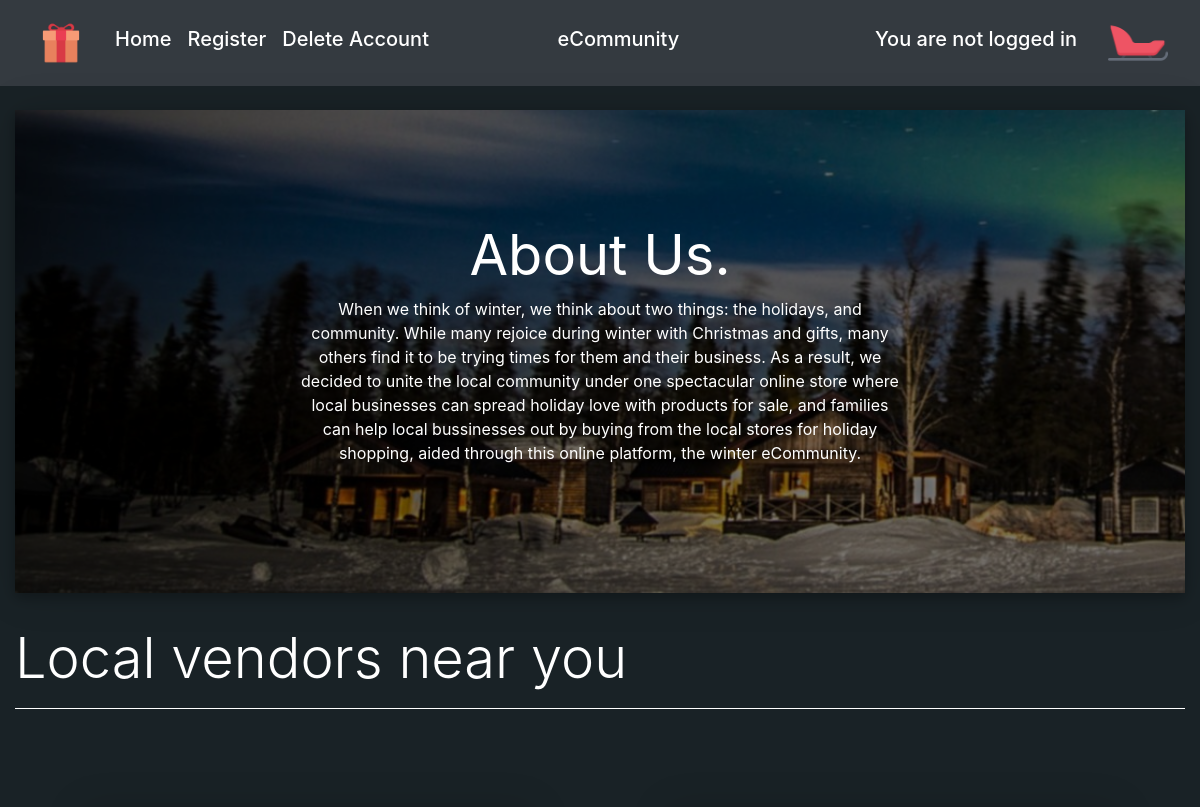
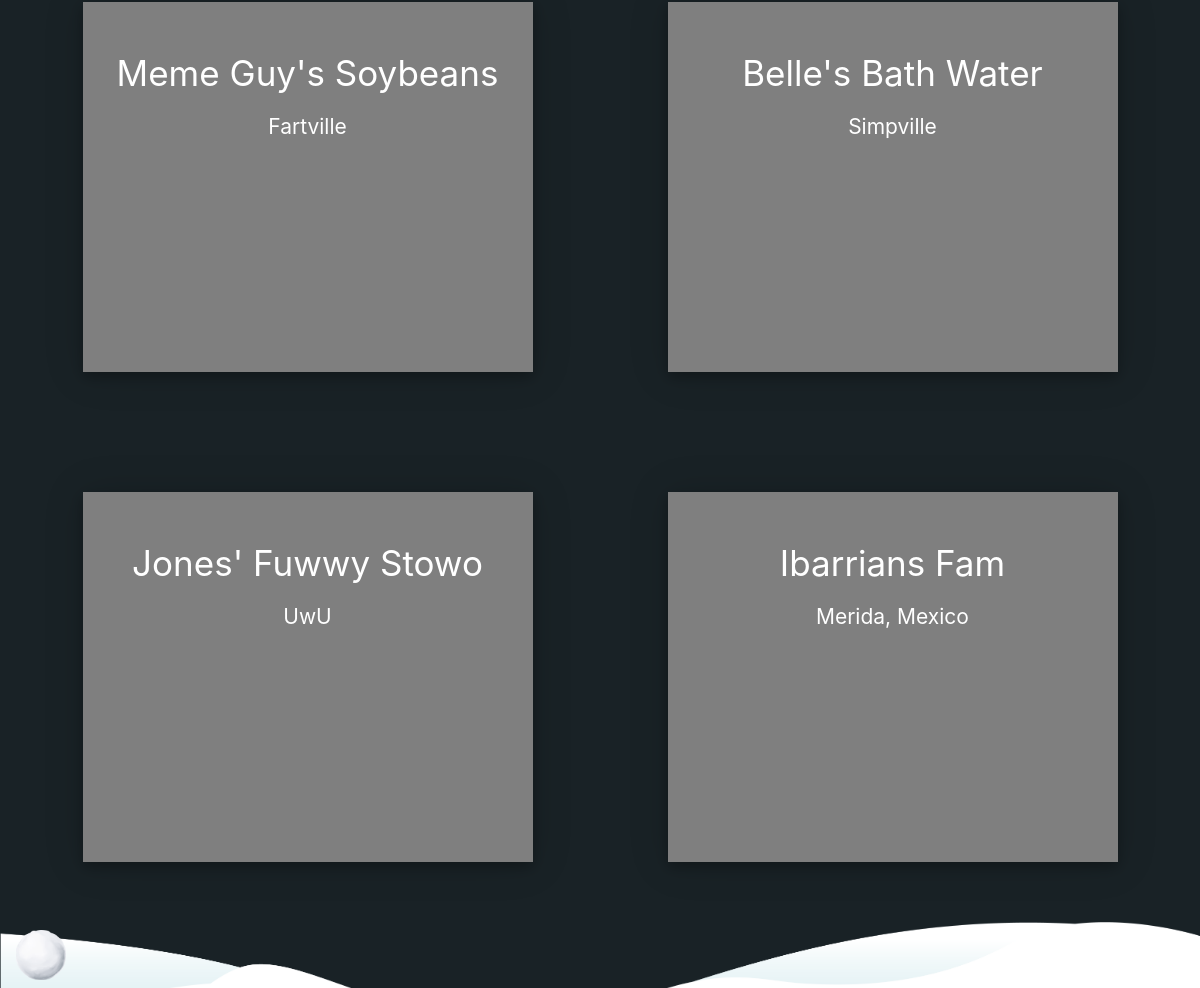
The app's page /, older data (2 pictures, top to bottom).
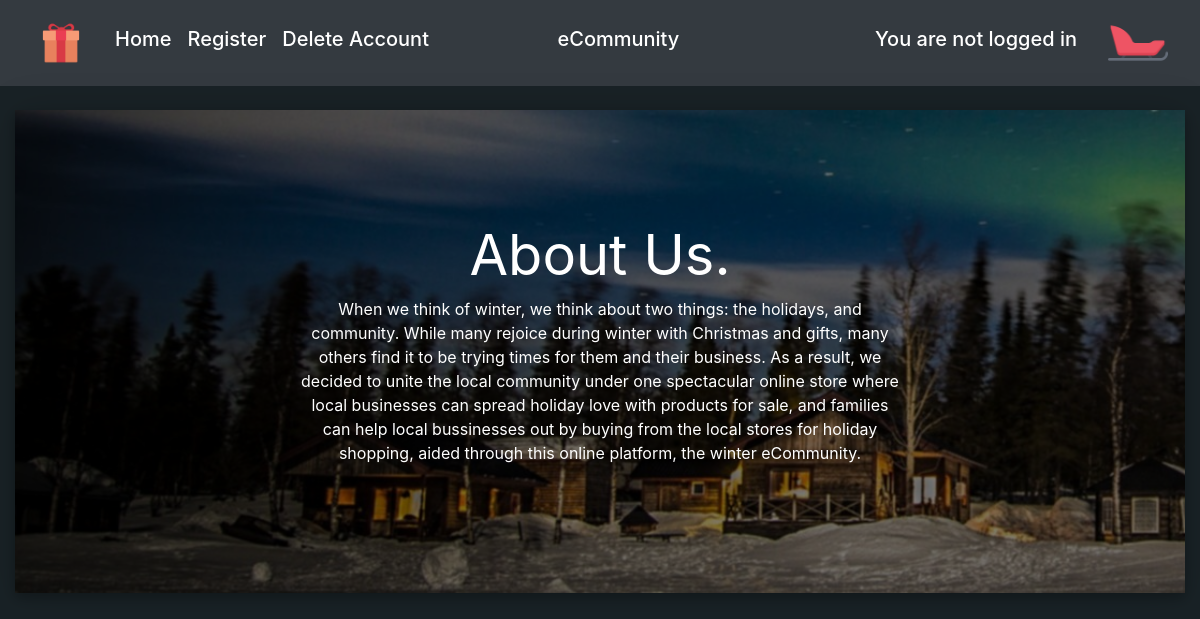
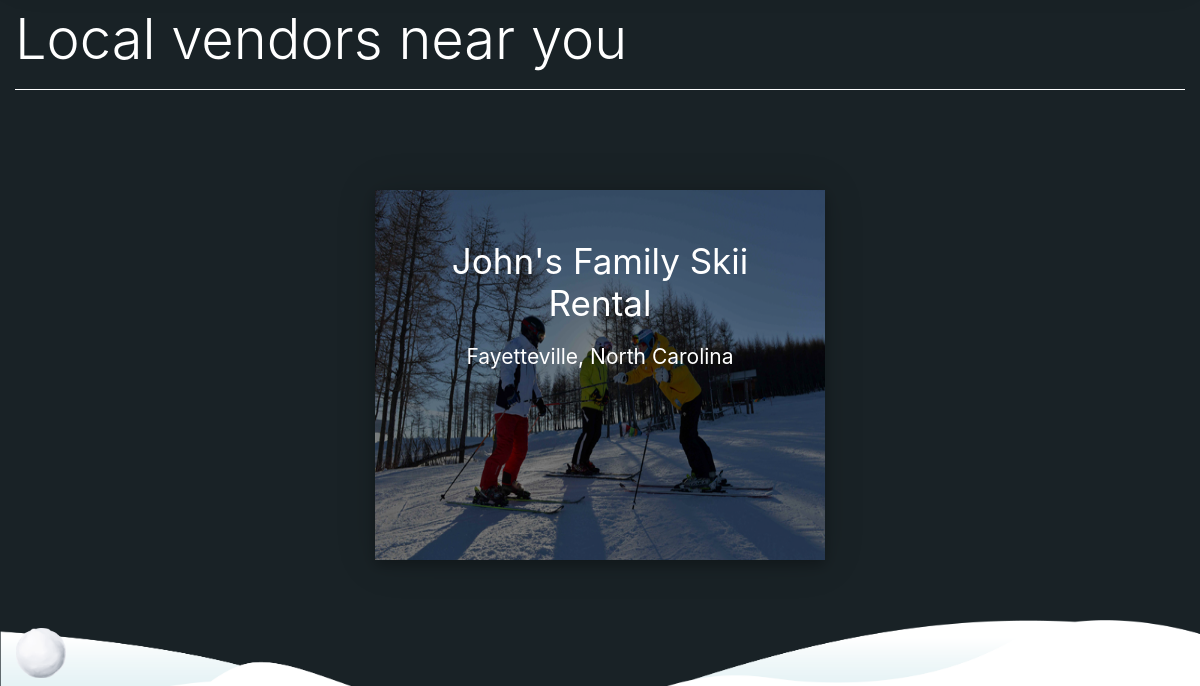
The same page, newer data (2 pictures, top to bottom).
### home/models.py (models this page shows, shortened)
class Shop(models.Model):
    store_name = models.CharField(max_length=200, null=True)
    location = models.CharField(max_length=200, null=True)
    url = models.CharField(max_length=200, null=True)
    image = models.ImageField(null=True, blank=True)
    banner = models.ImageField(null=True, blank=True)
    description = models.TextField(default="Add description here", max_length=200, blank=True, null=True)
    @property
    def imageURL(self):
        try:
            img = self.image.url
        except Exception as e:
            img = ''
        return img

### home/views.py (the view)
# urls.py: 2. Add a URL to urlpatterns:  path('', views.home, name='home')
def home(request):
    vendors = [vendor for vendor in Shop.objects.all()]
    context = {"vendors":vendors}
    return render(request, 'home/home.html', context)

### home/templates/home/home.html (shortened to what this page needs)
{% extends 'home/main.html' %}
{% load static %}
{% block content %}
<div class="header">
    <div style="background: url({% static '/images/banner.jpg' %})" class="jumbotron">
        <div class="wrapper-sd py-5 text-center">
            <h1 class="display-4"><strong>About Us.</strong></h1>
            <p style="padding-left:250px; padding-right:250px">When we think of winter, we think about two things: the holidays, and community.
				While many rejoice during winter with Christmas and gifts, many others find it to be trying times
				for them and their business. As a result, we decided to unite the local community under one spectacular
				online store where local businesses can spread holiday love with products for sale, and families can
				help local bussinesses out by buying from the local stores for holiday shopping, aided through this online platform,
				the winter eCommunity.
			</p>
        </div>
    </div>
</div>
<h1 class="display-4 text-white">Local vendors near you</h1>
<hr style="border-color: white">
<div class="container">
	<div class="row">
		{% for vendor in vendors %}
		<div class="col">
			<div class="weather-card">
				<div class="top" style="background: url(static{{vendor.imageURL}}); background-size:450px 370px">
					<div class="wrapper">
						<a href="{{vendor.url}}"><h1 class="heading">{{vendor.store_name}}</h1></a>
						<a href="{{vendor.url}}"><h3 class="location">{{vendor.location}}</h3></a>
					</div>
				</div>
			</div>
        </div>
        {% endfor %}
	</div>
</div>
{% endblock content %}

### home/templates/home/main.html (shortened to what this page needs)
<!DOCTYPE html>
{% load static %}
<html>
    <head>
        <link rel="stylesheet" type="text/css" href="{% static 'css/main.css' %}">
        <link rel="stylesheet" type="text/css" href="{% static 'css/store.css' %}">
        <link rel="stylesheet" type="text/css" href="{% static 'css/home.css' %}">
        <link rel="stylesheet" type="text/css" href="{% static 'css/cart.css' %}">
        <link rel="stylesheet" type="text/css" href="{% static 'css/snow.css' %}">
        <link href="//maxcdn.bootstrapcdn.com/bootstrap/4.1.1/css/bootstrap.min.css" rel="stylesheet" id="bootstrap-css">
        <link href="//maxcdn.bootstrapcdn.com/bootstrap/4.0.0/css/bootstrap.min.css" rel="stylesheet" id="bootstrap-css">
    </head>
    <body>
        <nav class="navbar navbar-icon-top navbar-expand-lg navbar-dark bg-dark">
            <a class="navbar-brand" href="{% url 'home' %}">
                <img  id="cart-icon" src="{% static 'images/gift.png' %}">
            </a>
            <div class="collapse navbar-collapse text-center" id="navbarSupportedContent">
                <ul class="navbar-nav mr-auto">
                    <li class="nav-item active"> <a class="nav-link" href="{% url 'home' %}"><h5>Home</h5> </a></li>
                    <li class="nav-item active"> <a class="nav-link" href="{% url 'register' %}"><h5>Register</h5></a></li>
                    <li class="nav-item active"> <a class="nav-link" href="{% url 'log_out' %}"><h5>Delete Account</h5></a></li>
                </ul>
                <h1 class="nav-link navbar-brand" style="flex: auto; padding-right: 75px">eCommunity</h1>
                <h1 class="navbar-brand" id="user">user</h1>
                <a class="navbar-brand" href="{% url 'cart' %}">
                    <img id="cart-icon" src="{% static 'images/sleigh.png' %}">
                </a>
            </div>
        </nav>
        <div class="container">
            <br>
            {% block content %}
            {% endblock content %}
        </div>
        <footer>
            <nav class="navbar navbar-expand-lg snow-pile" style="background: url({% static '/images/snowpile.png' %}); background-size: cover">
                <img src="{% static 'images/snow.png' %}" style="height: 50px">
            </nav>
        </footer>
    </body>
</html>

### static/css/main.css (style rules this page uses)
.snow-pile { background: red; position: absolute; }
body { background:#192226 !important; font-family: 'Montserrat', sans-serif; display: flex; flex-direction: column; flex: 1; min-height: 100vh; }
footer { margin-top: auto; }
#cart-icon { width:60px; display: inline-block; margin-left: 15px; }
.container { max-width: 1600px !important; }

### static/css/store.css (style rules this page uses)
.jumbotron { color: white; background-size: cover !important; border-radius: 0% !important; box-shadow: 0 1px 38px rgba(0, 0, 0, 0.15), 0 5px 12px rgba(0, 0, 0, 0.25); position: relative; }
.wrapper-sd { position: relative; z-index: 1; }
.header .jumbotron::after { content: ""; height: 100%; width: 100%; display: block; position: absolute; top: 0; left: 0; background: rgba(0, 0, 0, 0.5); }

### static/css/home.css (style rules this page uses)
.weather-card { margin: 60px auto; height: 370px; width: 450px; background: #fff; box-shadow: 0 1px 38px rgba(0, 0, 0, 0.15), 0 5px 12px rgba(0, 0, 0, 0.25); overflow: hidden; }
.weather-card .top { position: relative; height: 370px; width: 100%; overflow: hidden; background-size: cover; background-position: center center; text-align: center; }
.weather-card .top .wrapper { padding: 30px; position: relative; z-index: 1; }
.weather-card .top .wrapper .heading { margin-top: 20px; font-size: 35px; font-weight: 400; color: #fff; }
.weather-card .top .wrapper .location { margin-top: 20px; font-size: 21px; font-weight: 400; color: #fff; }
.weather-card .top:after { content: ""; height: 100%; width: 100%; display: block; position: absolute; top: 0; left: 0; background: rgba(0, 0, 0, 0.5); }

Row changes from the older to the newer data that the page shows:
removed Shop: store_name "Meme Guy's Soybeans", location "Fartville"
removed Shop: store_name "Belle's Bath Water", location "Simpville"
removed Shop: store_name "Jones' Fuwwy Stowo", location "UwU"
removed Shop: store_name "Ibarrians Fam", location "Merida, Mexico"
added Shop: imageURL (picture), store_name "John's Family Skii Rental", location "Fayetteville, North Carolina"
